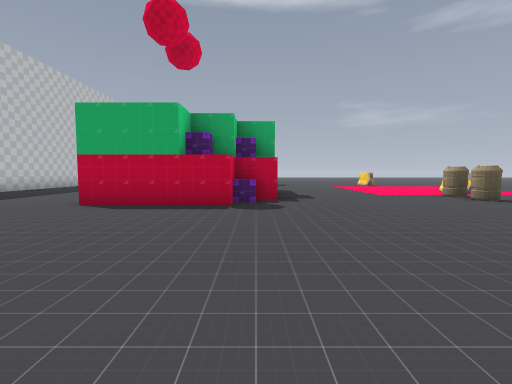
view 1 (above)

18 first-person views from a walk through a 3-D level made in the Godot game engine. The camera is 1.3 m above the floor, tilts 4° down and sees 85° across. The floor is counted in squares, 2 m on a side. Each view is taken from the middle of a square. On the plan, view 1 faces up. The plan holds only what a view shows up to about 9 squares ahead; the rest is blank. The place goes on beyond the plan. Some surface patterns are stand-ins.

view 2
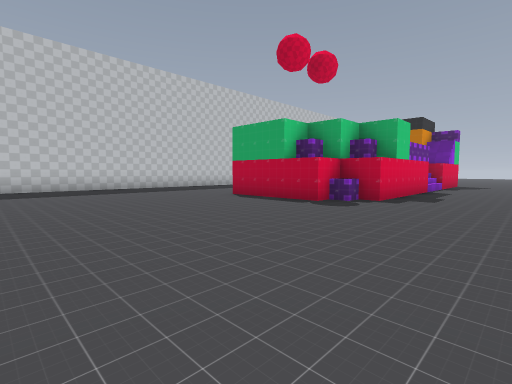

view 3
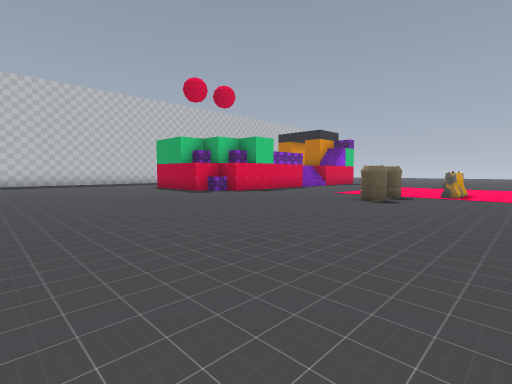

view 4
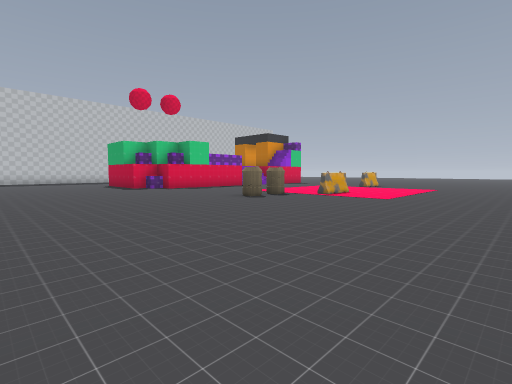

view 5
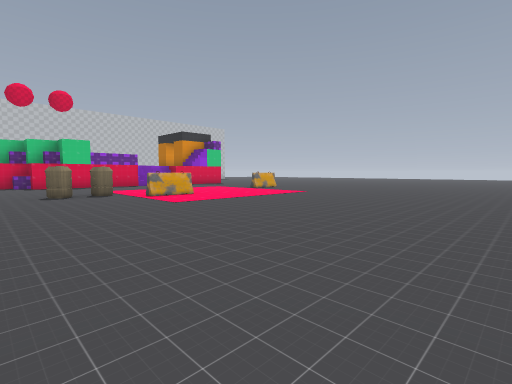

view 6
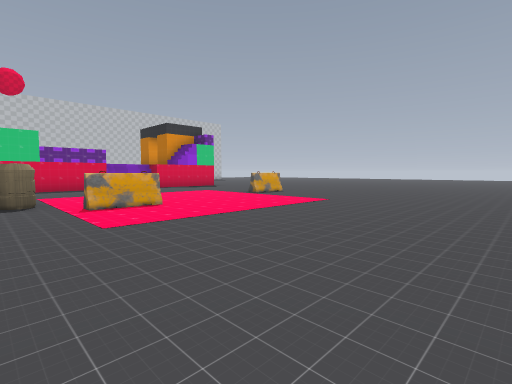

view 7
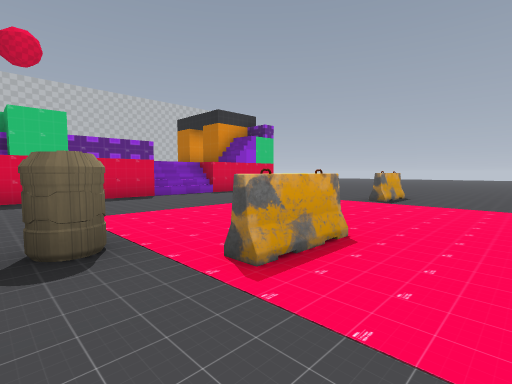

view 8
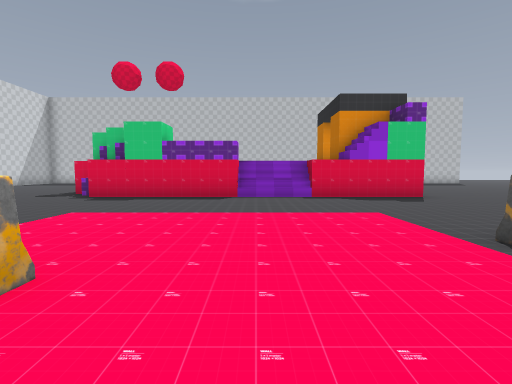

view 9
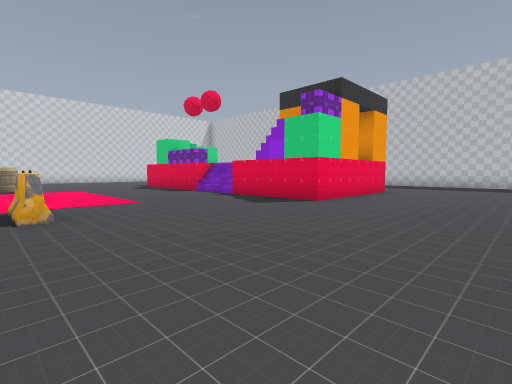

view 10
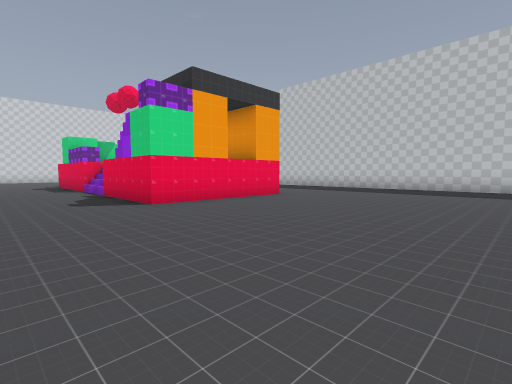

view 11
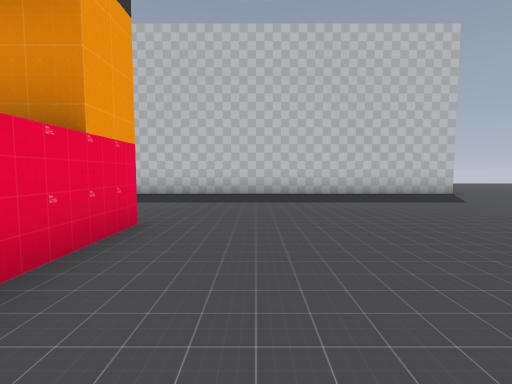

view 12
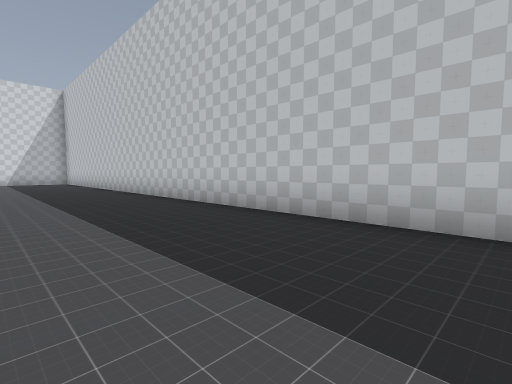

view 13
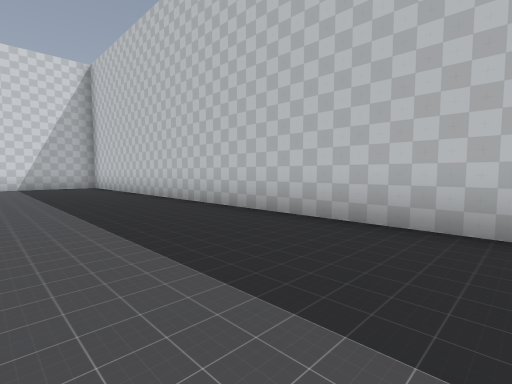

view 14
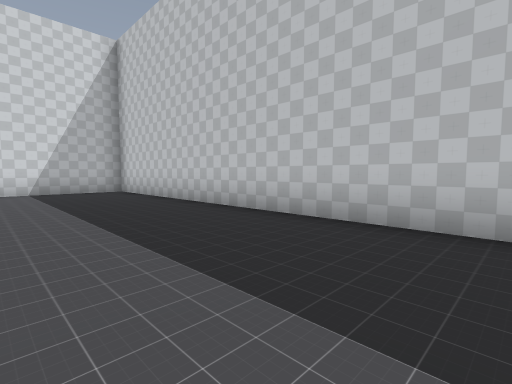

view 15
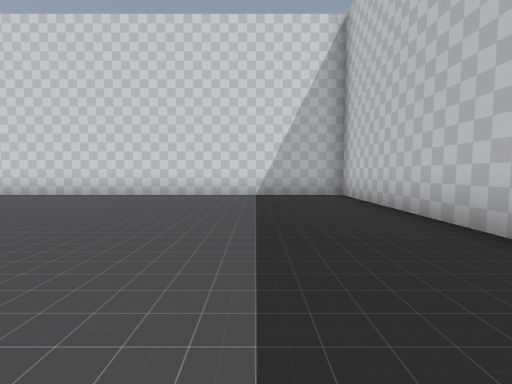

view 16
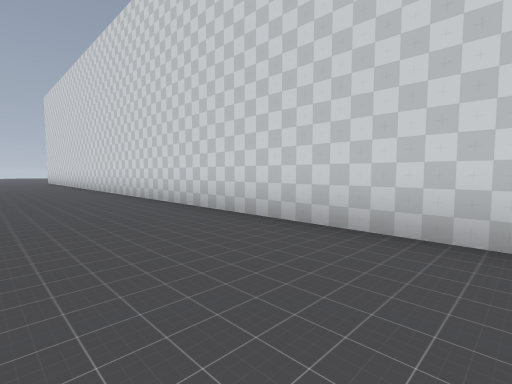

view 17
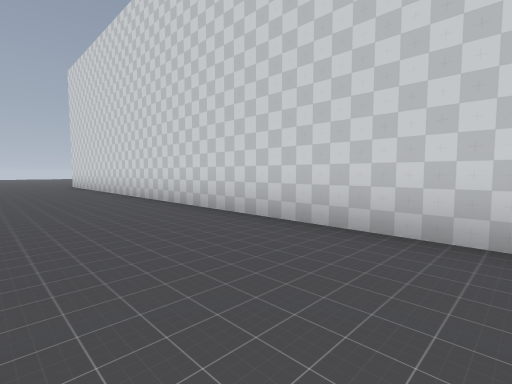

view 18
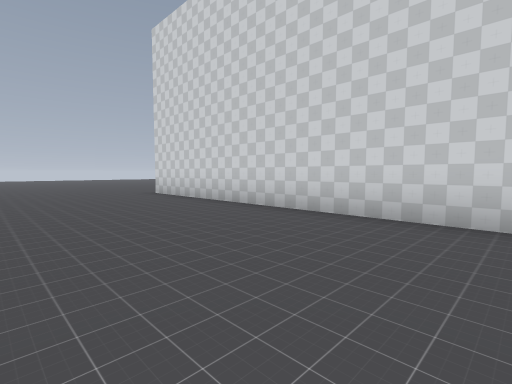

### Floor plan
Points are (right, up) in squares from view 1. A wall is a line through its corners. A room is listed if a view was taken in it or the views show most of it. See-through windows are left out.
Room 1 (views 1, 2, 3, 4, 5, 6, 7, 8, 9, 10, 11, 12, 13, 14, 15, 16, 17, 18)
walls: (6.6, 9.8) (6.6, 8.2); (5.6, 14.8) (5.6, 13.2); (0.5, 8.6) (0.5, 7.4); (-0.5, 8.5) (0.2, 8.5); (0, 7.5) (-0.5, 7.5) (-0.5, 6.8); (-0.5, 15.2) (-0.5, 13.5) (-1.1, 13.5); (-0.8, 6.5) (-1.5, 6.5) (-1.5, 6); (-1.6, 15.5) (-0.4, 15.5); (-1.4, 5.5) (-3.5, 5.5); (-3.6, 15.5) (-2.5, 15.5) (-2.5, 14.2); (-8.5, 22.5) (-8.5, -1) (15.5, -1)
ways out: opening at (16, -1.5)
objects: other object (-1, 6); other object (0, 6); other object (0, 7); other object (0, 9); other object (0, 10); other object (0, 15); barrel (5, 6) to (5, 7)

Positions as (right, up) in squares from view 1, and headings:
1: (0, 0), facing up
2: (3, 0), facing up-left
3: (8, 0), facing up-left
4: (11, 1), facing up-left
5: (14, 5), facing up-left
6: (12, 7), facing up-left
7: (8, 7), facing up-left
8: (8, 11), facing left
9: (6, 19), facing down-left
10: (3, 21), facing down-left
11: (0, 17), facing left
12: (-5, 17), facing down-left
13: (-5, 12), facing down-left
14: (-5, 9), facing down-left
15: (-6, 7), facing down
16: (-5, 2), facing down-right
17: (1, 2), facing down-right
18: (7, 3), facing down-right
